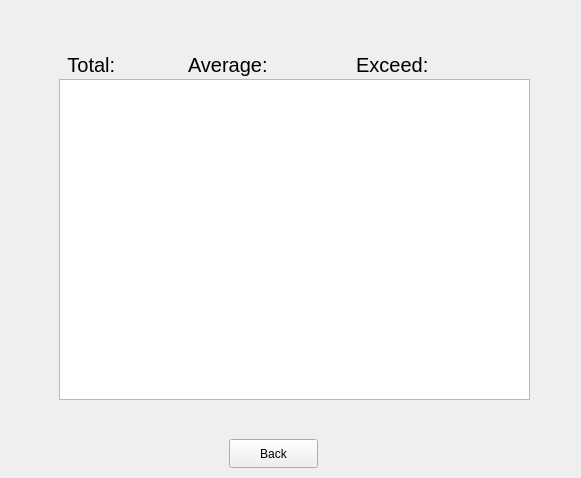
<?xml version="1.0" encoding="UTF-8"?>
<ui version="4.0">
 <class>Widget</class>
 <widget class="QWidget" name="Widget">
  <property name="geometry">
   <rect>
    <x>0</x>
    <y>0</y>
    <width>581</width>
    <height>478</height>
   </rect>
  </property>
  <property name="windowTitle">
   <string>Widget</string>
  </property>
  <widget class="QStackedWidget" name="stackedWidget">
   <property name="geometry">
    <rect>
     <x>-1</x>
     <y>-1</y>
     <width>581</width>
     <height>481</height>
    </rect>
   </property>
   <property name="currentIndex">
    <number>4</number>
   </property>
   <widget class="QWidget" name="page">
    <widget class="QTableWidget" name="tableWidget">
     <property name="geometry">
      <rect>
       <x>50</x>
       <y>80</y>
       <width>481</width>
       <height>361</height>
      </rect>
     </property>
     <column>
      <property name="text">
       <string>Name</string>
      </property>
     </column>
     <column>
      <property name="text">
       <string>Class</string>
      </property>
     </column>
     <column>
      <property name="text">
       <string>Item</string>
      </property>
     </column>
     <column>
      <property name="text">
       <string>Price</string>
      </property>
     </column>
     <column>
      <property name="text">
       <string>Date</string>
      </property>
     </column>
    </widget>
    <widget class="QWidget" name="horizontalLayoutWidget">
     <property name="geometry">
      <rect>
       <x>20</x>
       <y>30</y>
       <width>541</width>
       <height>31</height>
      </rect>
     </property>
     <layout class="QHBoxLayout" name="horizontalLayout">
      <item>
       <widget class="QPushButton" name="pushButton_4">
        <property name="text">
         <string>Insert</string>
        </property>
       </widget>
      </item>
      <item>
       <widget class="QPushButton" name="pushButton_3">
        <property name="text">
         <string>Delete</string>
        </property>
       </widget>
      </item>
      <item>
       <widget class="QPushButton" name="pushButton_2">
        <property name="text">
         <string>Search</string>
        </property>
       </widget>
      </item>
      <item>
       <widget class="QPushButton" name="pushButton_13">
        <property name="text">
         <string>Statistic</string>
        </property>
       </widget>
      </item>
      <item>
       <widget class="QPushButton" name="pushButton">
        <property name="text">
         <string>Import</string>
        </property>
       </widget>
      </item>
      <item>
       <widget class="QPushButton" name="pushButton_5">
        <property name="text">
         <string>Export</string>
        </property>
       </widget>
      </item>
      <item>
       <widget class="QToolButton" name="toolButton">
        <property name="text">
         <string>...</string>
        </property>
       </widget>
      </item>
     </layout>
    </widget>
    <widget class="QCheckBox" name="checkBox">
     <property name="geometry">
      <rect>
       <x>500</x>
       <y>460</y>
       <width>78</width>
       <height>20</height>
      </rect>
     </property>
     <property name="text">
      <string>Hide table</string>
     </property>
    </widget>
   </widget>
   <widget class="QWidget" name="page_3">
    <widget class="QWidget" name="horizontalLayoutWidget_3">
     <property name="geometry">
      <rect>
       <x>70</x>
       <y>210</y>
       <width>441</width>
       <height>31</height>
      </rect>
     </property>
     <layout class="QHBoxLayout" name="horizontalLayout_3">
      <item>
       <widget class="QLineEdit" name="lineEdit_4"/>
      </item>
      <item>
       <widget class="QLineEdit" name="lineEdit_5"/>
      </item>
      <item>
       <widget class="QLineEdit" name="lineEdit_6"/>
      </item>
      <item>
       <widget class="QLineEdit" name="lineEdit_7"/>
      </item>
      <item>
       <widget class="QLineEdit" name="lineEdit_8"/>
      </item>
     </layout>
    </widget>
    <widget class="QWidget" name="horizontalLayoutWidget_4">
     <property name="geometry">
      <rect>
       <x>190</x>
       <y>260</y>
       <width>195</width>
       <height>31</height>
      </rect>
     </property>
     <layout class="QHBoxLayout" name="horizontalLayout_4">
      <item>
       <widget class="QPushButton" name="pushButton_9">
        <property name="text">
         <string>Insert</string>
        </property>
       </widget>
      </item>
      <item>
       <widget class="QPushButton" name="pushButton_8">
        <property name="text">
         <string>Back</string>
        </property>
       </widget>
      </item>
     </layout>
    </widget>
    <widget class="QLabel" name="label_4">
     <property name="geometry">
      <rect>
       <x>70</x>
       <y>190</y>
       <width>63</width>
       <height>20</height>
      </rect>
     </property>
     <property name="text">
      <string>Name</string>
     </property>
    </widget>
    <widget class="QLabel" name="label_5">
     <property name="geometry">
      <rect>
       <x>160</x>
       <y>190</y>
       <width>63</width>
       <height>20</height>
      </rect>
     </property>
     <property name="text">
      <string>Class</string>
     </property>
    </widget>
    <widget class="QLabel" name="label_6">
     <property name="geometry">
      <rect>
       <x>250</x>
       <y>190</y>
       <width>63</width>
       <height>20</height>
      </rect>
     </property>
     <property name="text">
      <string>Item</string>
     </property>
    </widget>
    <widget class="QLabel" name="label_7">
     <property name="geometry">
      <rect>
       <x>340</x>
       <y>190</y>
       <width>63</width>
       <height>20</height>
      </rect>
     </property>
     <property name="text">
      <string>Price</string>
     </property>
    </widget>
    <widget class="QLabel" name="label_8">
     <property name="geometry">
      <rect>
       <x>430</x>
       <y>190</y>
       <width>63</width>
       <height>20</height>
      </rect>
     </property>
     <property name="text">
      <string>Date</string>
     </property>
    </widget>
   </widget>
   <widget class="QWidget" name="page_2">
    <widget class="QTableWidget" name="tableWidget_2">
     <property name="geometry">
      <rect>
       <x>50</x>
       <y>80</y>
       <width>481</width>
       <height>331</height>
      </rect>
     </property>
     <column>
      <property name="text">
       <string>Name</string>
      </property>
     </column>
     <column>
      <property name="text">
       <string>Class</string>
      </property>
     </column>
     <column>
      <property name="text">
       <string>Item</string>
      </property>
     </column>
     <column>
      <property name="text">
       <string>Price</string>
      </property>
     </column>
     <column>
      <property name="text">
       <string>Date</string>
      </property>
     </column>
    </widget>
    <widget class="QWidget" name="horizontalLayoutWidget_2">
     <property name="geometry">
      <rect>
       <x>50</x>
       <y>30</y>
       <width>371</width>
       <height>31</height>
      </rect>
     </property>
     <layout class="QHBoxLayout" name="horizontalLayout_2">
      <item>
       <widget class="QLabel" name="label_2">
        <property name="text">
         <string>Name</string>
        </property>
       </widget>
      </item>
      <item>
       <widget class="QLineEdit" name="lineEdit"/>
      </item>
      <item>
       <widget class="QLabel" name="label">
        <property name="text">
         <string>Class</string>
        </property>
       </widget>
      </item>
      <item>
       <widget class="QLineEdit" name="lineEdit_2"/>
      </item>
      <item>
       <widget class="QLabel" name="label_3">
        <property name="text">
         <string>Date</string>
        </property>
       </widget>
      </item>
      <item>
       <widget class="QLineEdit" name="lineEdit_3"/>
      </item>
     </layout>
    </widget>
    <widget class="QPushButton" name="pushButton_6">
     <property name="geometry">
      <rect>
       <x>440</x>
       <y>30</y>
       <width>91</width>
       <height>29</height>
      </rect>
     </property>
     <property name="text">
      <string>Search</string>
     </property>
    </widget>
    <widget class="QPushButton" name="pushButton_7">
     <property name="geometry">
      <rect>
       <x>240</x>
       <y>430</y>
       <width>93</width>
       <height>29</height>
      </rect>
     </property>
     <property name="text">
      <string>Back</string>
     </property>
    </widget>
   </widget>
   <widget class="QWidget" name="page_4">
    <widget class="QWidget" name="horizontalLayoutWidget_5">
     <property name="geometry">
      <rect>
       <x>50</x>
       <y>190</y>
       <width>481</width>
       <height>31</height>
      </rect>
     </property>
     <layout class="QHBoxLayout" name="horizontalLayout_5">
      <item>
       <widget class="QLineEdit" name="lineEdit_9"/>
      </item>
      <item>
       <widget class="QLineEdit" name="lineEdit_10"/>
      </item>
      <item>
       <widget class="QLineEdit" name="lineEdit_11"/>
      </item>
      <item>
       <widget class="QLineEdit" name="lineEdit_12"/>
      </item>
      <item>
       <widget class="QLineEdit" name="lineEdit_13"/>
      </item>
     </layout>
    </widget>
    <widget class="QLabel" name="label_9">
     <property name="geometry">
      <rect>
       <x>70</x>
       <y>170</y>
       <width>63</width>
       <height>20</height>
      </rect>
     </property>
     <property name="text">
      <string>Name</string>
     </property>
    </widget>
    <widget class="QLabel" name="label_10">
     <property name="geometry">
      <rect>
       <x>170</x>
       <y>170</y>
       <width>63</width>
       <height>20</height>
      </rect>
     </property>
     <property name="text">
      <string>Class</string>
     </property>
    </widget>
    <widget class="QLabel" name="label_11">
     <property name="geometry">
      <rect>
       <x>270</x>
       <y>170</y>
       <width>63</width>
       <height>20</height>
      </rect>
     </property>
     <property name="text">
      <string>Item</string>
     </property>
    </widget>
    <widget class="QLabel" name="label_12">
     <property name="geometry">
      <rect>
       <x>370</x>
       <y>170</y>
       <width>63</width>
       <height>20</height>
      </rect>
     </property>
     <property name="text">
      <string>Price</string>
     </property>
    </widget>
    <widget class="QLabel" name="label_13">
     <property name="geometry">
      <rect>
       <x>460</x>
       <y>170</y>
       <width>63</width>
       <height>20</height>
      </rect>
     </property>
     <property name="text">
      <string>Date</string>
     </property>
    </widget>
    <widget class="QWidget" name="horizontalLayoutWidget_6">
     <property name="geometry">
      <rect>
       <x>130</x>
       <y>250</y>
       <width>321</width>
       <height>31</height>
      </rect>
     </property>
     <layout class="QHBoxLayout" name="horizontalLayout_6">
      <item>
       <widget class="QPushButton" name="pushButton_10">
        <property name="text">
         <string>DeleteAccou.</string>
        </property>
       </widget>
      </item>
      <item>
       <widget class="QPushButton" name="pushButton_12">
        <property name="text">
         <string>DeletePerson</string>
        </property>
       </widget>
      </item>
      <item>
       <widget class="QPushButton" name="pushButton_11">
        <property name="text">
         <string>Back</string>
        </property>
       </widget>
      </item>
     </layout>
    </widget>
   </widget>
   <widget class="QWidget" name="page_5">
    <widget class="QPushButton" name="pushButton_14">
     <property name="geometry">
      <rect>
       <x>230</x>
       <y>440</y>
       <width>89</width>
       <height>29</height>
      </rect>
     </property>
     <property name="text">
      <string>Back</string>
     </property>
    </widget>
    <widget class="QListWidget" name="listWidget">
     <property name="geometry">
      <rect>
       <x>60</x>
       <y>80</y>
       <width>471</width>
       <height>321</height>
      </rect>
     </property>
    </widget>
    <widget class="QWidget" name="horizontalLayoutWidget_7">
     <property name="geometry">
      <rect>
       <x>30</x>
       <y>50</y>
       <width>471</width>
       <height>31</height>
      </rect>
     </property>
     <layout class="QHBoxLayout" name="horizontalLayout_7">
      <item>
       <widget class="QLabel" name="label_14">
        <property name="font">
         <font>
          <pointsize>15</pointsize>
         </font>
        </property>
        <property name="text">
         <string>       Total:</string>
        </property>
       </widget>
      </item>
      <item>
       <widget class="QLabel" name="label_15">
        <property name="font">
         <font>
          <pointsize>15</pointsize>
         </font>
        </property>
        <property name="text">
         <string/>
        </property>
       </widget>
      </item>
      <item>
       <widget class="QLabel" name="label_16">
        <property name="font">
         <font>
          <pointsize>15</pointsize>
         </font>
        </property>
        <property name="text">
         <string>Average: </string>
        </property>
       </widget>
      </item>
      <item>
       <widget class="QLabel" name="label_17">
        <property name="font">
         <font>
          <pointsize>15</pointsize>
         </font>
        </property>
        <property name="text">
         <string/>
        </property>
       </widget>
      </item>
      <item>
       <widget class="QLabel" name="label_18">
        <property name="font">
         <font>
          <pointsize>15</pointsize>
         </font>
        </property>
        <property name="text">
         <string>  Exceed: </string>
        </property>
       </widget>
      </item>
      <item>
       <widget class="QLabel" name="label_19">
        <property name="font">
         <font>
          <pointsize>15</pointsize>
         </font>
        </property>
        <property name="text">
         <string/>
        </property>
       </widget>
      </item>
     </layout>
    </widget>
   </widget>
  </widget>
 </widget>
 <resources/>
 <connections/>
</ui>
